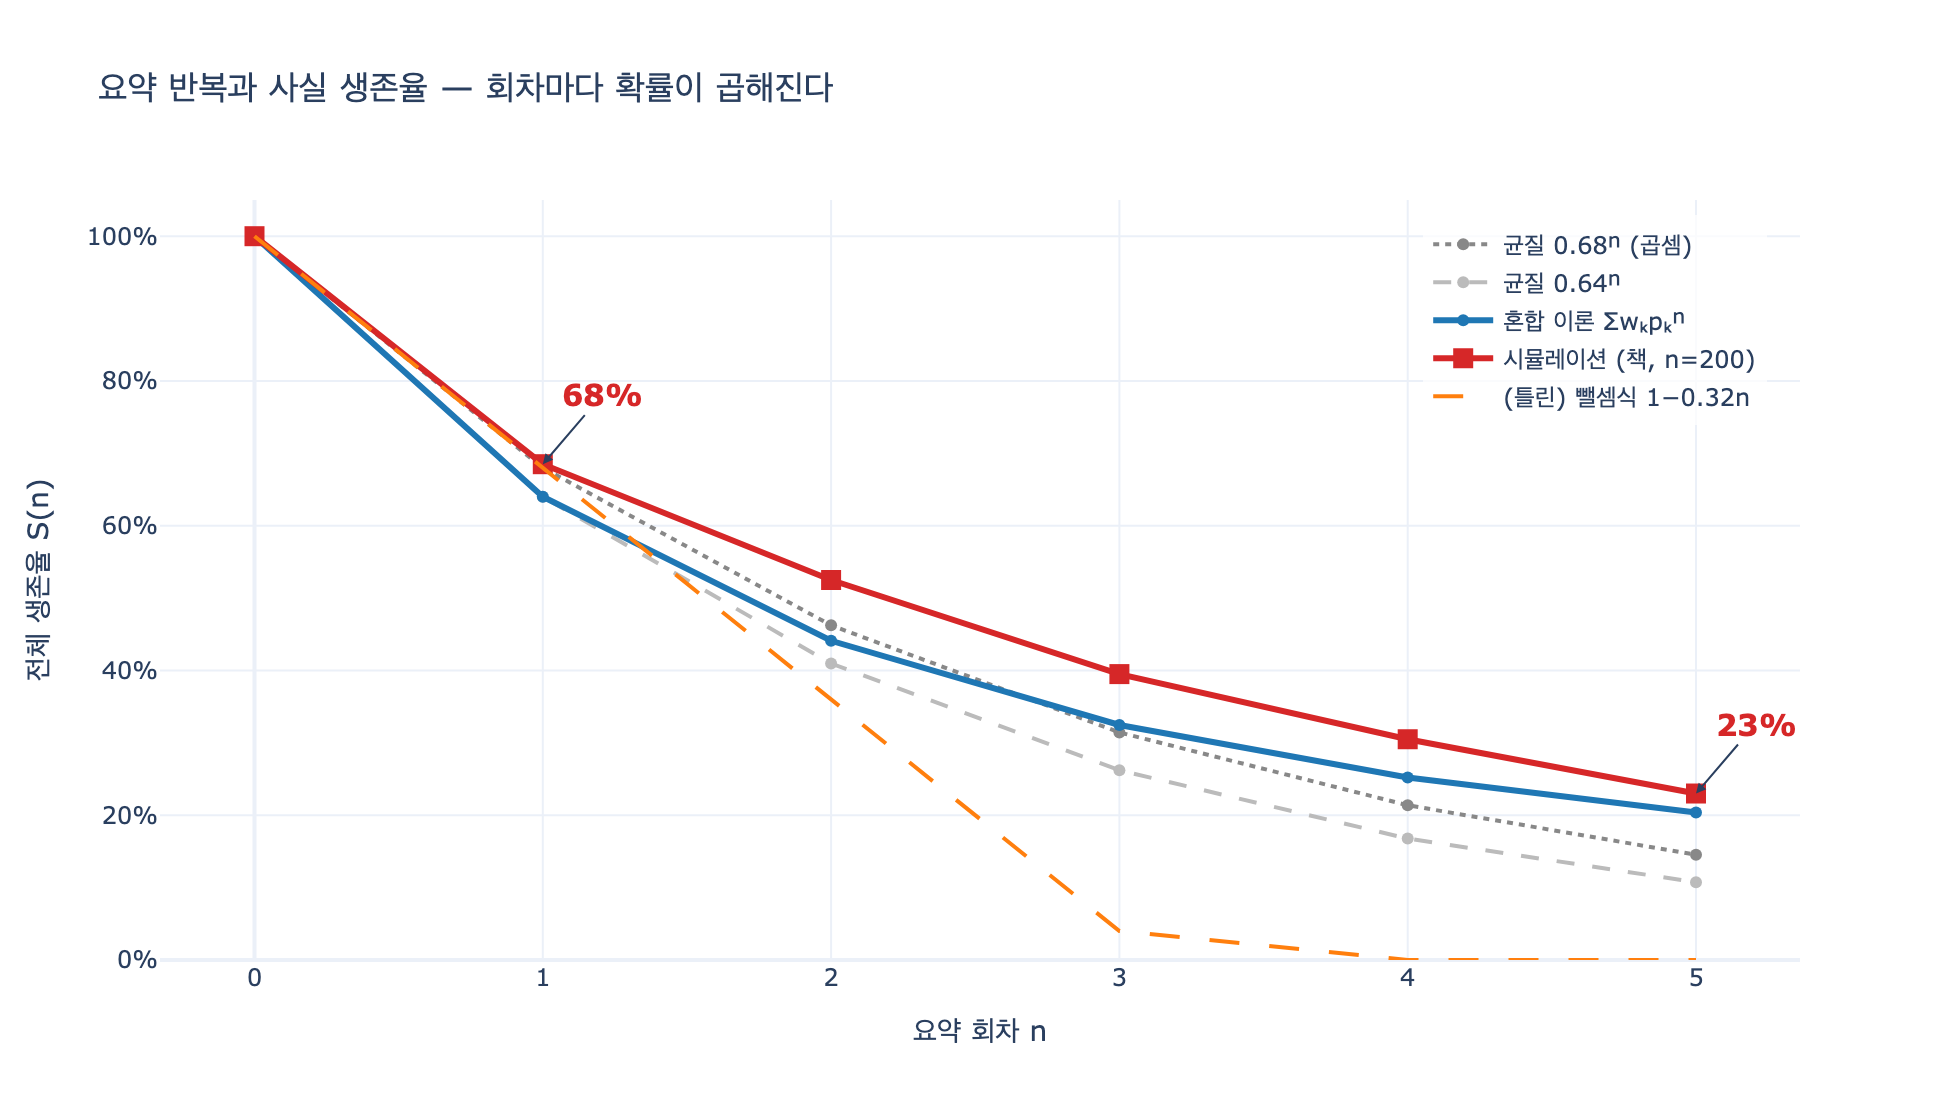

Generate this figure with Python:
# %% [markdown]
# # 요약을 다섯 번 반복하면 전체 생존율은 어떻게 되는가
#
# **답: 한 번은 68%지만 다섯 번이면 23%다. 회차마다 확률이 곱해지기 때문이다.**
#
# 이 스크립트는 그 숫자를 네 단계로 쌓아 올린다.
#
# 1. 곱셈 모형: $S(n) = p^n$ — 왜 뺄셈이 아닌가
# 2. 책의 혼합 모형: 사실 종류마다 생존 확률이 다르다
# 3. 시뮬레이션 재현: 68% / 23%가 실제로 나오는지
# 4. 볼록성(젠센 부등식)과 생존자 편향: 왜 $0.64^5$보다 많이 남는가
#
# 필요 패키지: plotly, kaleido (정적 이미지 저장용). 나머지는 표준 라이브러리.

# %%
import math
import os
import random

import plotly.graph_objects as go


def _show(fig):
    try:
        from IPython import get_ipython

        if get_ipython() is not None:  # VSCode 셀/Jupyter에서만 렌더링
            fig.show()
    except ImportError:
        pass


HERE = os.path.dirname(os.path.abspath(__file__)) if "__file__" in globals() else os.getcwd()
print("작업 폴더:", os.path.basename(HERE))
# 출력: 작업 폴더: c5f821ea-5094-4b82-afc7-4bb6f7f415f7

# %% [markdown]
# ## 1. 곱셈이지 뺄셈이 아니다
#
# 한 번 요약에서 한 사실이 살아남을 확률을 $p$라 하자. 회차가 독립이면
#
# $$S(n) = \underbrace{p \times p \times \cdots \times p}_{n\text{개}} = p^{\,n}$$
#
# 흔한 오해는 "한 번에 32% 잃으니 다섯 번이면 $32\times5=160\%$"라는 뺄셈식 계산이다.
# 이미 사라진 사실은 다시 사라질 수 없으므로 그런 일은 일어나지 않는다.


# %%
def survival_uniform(p, n):
    """모든 사실의 1회 생존 확률이 같을 때의 n회차 생존율."""
    return p**n


p1 = 0.68
print(f"{'회차':>4} {'곱셈모형 p^n':>14} {'(틀린) 뺄셈식':>16}")
for n in range(6):
    wrong = max(0.0, 1 - (1 - p1) * n)
    print(f"{n:>4} {survival_uniform(p1, n):>13.1%} {wrong:>15.1%}")
# 출력:
#   회차     곱셈모형 p^n      (틀린) 뺄셈식
#     0        100.0%          100.0%
#     1         68.0%           68.0%
#     2         46.2%           36.0%
#     3         31.4%            4.0%
#     4         21.4%            0.0%
#     5         14.5%            0.0%
# → 뺄셈식은 4회차에 "전멸"이라고 말한다. 곱셈은 결코 0에 닿지 않지만 지수로 줄어든다.

# %% [markdown]
# ### 반감기
#
# $p^n = 0.5$를 풀면 사실의 절반이 날아가는 데 몇 회차가 걸리는지 나온다.
#
# $$n = \frac{\ln 0.5}{\ln p}$$

# %%
for p in (0.90, 0.68, 0.64, 0.45):
    half = math.log(0.5) / math.log(p)
    print(f"p={p:.2f} → 반감기 {half:.2f}회차")
# 출력:
# p=0.90 → 반감기 6.58회차
# p=0.68 → 반감기 1.80회차
# p=0.64 → 반감기 1.55회차
# p=0.45 → 반감기 0.87회차
# → p=0.68이면 요약 두 번 만에 이미 절반이 사라진다.

# %% [markdown]
# ## 2. 책의 모형: 사실은 한 종류가 아니다
#
# 24장 `ex3_summary_drift.py`는 사실을 다섯 종류로 나누고 종류마다 다른 생존 확률을 준다.
# 비중 $w_k$로 섞으면 $n$회차 생존율의 기댓값은
#
# $$S(n) = \sum_k w_k \, p_k^{\,n}$$

# %%
KINDS = {
    # 종류        (비중, 1회 생존 확률)
    "숫자": (0.20, 0.55),  # 금액·개수 — 요약이 «대략»으로 바꾼다
    "고유명사": (0.20, 0.80),  # 이름 — 비교적 잘 남는다
    "결정": (0.20, 0.90),  # «~하기로 했다» — 요약이 제일 잘 지킨다
    "이유": (0.20, 0.45),  # «왜 그랬나» — 제일 먼저 날아간다
    "제약": (0.20, 0.50),  # «하면 안 된다» — 이것도 잘 날아간다
}
ROUNDS = 5


def survival_mixture(n):
    return sum(w * p**n for w, p in KINDS.values())


p_mean = sum(w * p for w, p in KINDS.values())
print(f"1회 생존 확률의 가중평균 E[p] = {p_mean:.3f}\n")
print(f"{'회차':>4} {'혼합 이론':>10}" + "".join(f"{k:>9}" for k in KINDS))
for n in range(ROUNDS + 1):
    per = "".join(f"{p**n:>9.0%}" for _, p in KINDS.values())
    print(f"{n:>4} {survival_mixture(n):>9.1%}" + per)
# 출력:
# 1회 생존 확률의 가중평균 E[p] = 0.640
#
#   회차      혼합 이론       숫자     고유명사       결정       이유       제약
#     0    100.0%     100%     100%     100%     100%     100%
#     1     64.0%      55%      80%      90%      45%      50%
#     2     44.1%      30%      64%      81%      20%      25%
#     3     32.5%      17%      51%      73%       9%      12%
#     4     25.2%       9%      41%      66%       4%       6%
#     5     20.4%       5%      33%      59%       2%       3%

# %% [markdown]
# ## 3. 시뮬레이션 재현 — 68%와 23%
#
# 책과 같은 시드(사실 생성 5, 압축 99)로 사실 200개를 굴린다.

# %%
N = 200


def make_facts(seed=5):
    rng = random.Random(seed)
    kinds = list(KINDS)
    return [{"id": i, "kind": rng.choice(kinds), "alive": True} for i in range(N)]


def compress(facts, rng):
    for f in facts:
        if f["alive"] and rng.random() > KINDS[f["kind"]][1]:
            f["alive"] = False
    return facts


facts = make_facts()
rng = random.Random(99)
kinds = list(KINDS)
sim_total, sim_per_kind = [], {k: [] for k in kinds}

print(f"{'요약 회차':>8}{'전체 생존':>10}" + "".join(f"{k:>9}" for k in kinds))
print("-" * 62)
for r in range(ROUNDS + 1):
    if r:
        compress(facts, rng)
    alive = sum(f["alive"] for f in facts)
    sim_total.append(alive / N)
    row = ""
    for k in kinds:
        tot = sum(1 for f in facts if f["kind"] == k)
        liv = sum(1 for f in facts if f["kind"] == k and f["alive"])
        sim_per_kind[k].append(liv / tot)
        row += f"{liv / tot:>8.0%}"
    print(f"{r:>8}{alive / N:>9.0%}" + row)
# 출력:
#    요약 회차     전체 생존       숫자     고유명사       결정       이유       제약
# --------------------------------------------------------------
#        0     100%    100%    100%    100%    100%    100%
#        1      68%     63%     74%     90%     49%     55%
#        2      52%     37%     65%     81%     35%     27%
#        3      40%     23%     56%     71%     11%     18%
#        4      30%     11%     47%     63%      5%      6%
#        5      23%      3%     37%     56%      0%      0%
# → 카드의 68%(1회)와 23%(5회)가 그대로 나온다.
# → 더 무서운 건 «이유»와 «제약»이 5회차에 0%라는 점이다.

# %%
# 이론값(64%, 20.4%)과 시뮬 표본값(68%, 23%)의 차이는 표본 오차 범위인가?
se = math.sqrt(N * p_mean * (1 - p_mean)) / N
print(f"1회차 이론 {survival_mixture(1):.1%}, 시뮬 {sim_total[1]:.1%}, 표준오차 ±{se:.1%}")
print(f"차이 {abs(sim_total[1] - survival_mixture(1)) / se:.2f} 표준오차 → 우연 범위")
# 출력:
# 1회차 이론 64.0%, 시뮬 68.5%, 표준오차 ±3.4%
# 차이 1.33 표준오차 → 우연 범위

# %% [markdown]
# ## 4. 왜 $0.64^5 = 10.7\%$가 아니라 20%대인가
#
# 1회 생존율이 64%로 같아도, **모두 똑같이 64%**인 경우와 **평균이 64%인 여러 종류가 섞인** 경우의
# 5회차 결과가 다르다. $f(x)=x^n$이 아래로 볼록($f''(x)=n(n-1)x^{n-2}>0$)하므로 젠센 부등식에 의해
#
# $$\mathbb{E}[p^{\,n}] \;\ge\; \left(\mathbb{E}[p]\right)^{n}$$
#
# $p$가 넓게 흩어져 있을수록 격차가 커진다.

# %%
print(f"{'회차':>4} {'균질 0.64^n':>12} {'혼합 E[p^n]':>12} {'배율':>7}")
for n in range(ROUNDS + 1):
    u, m = survival_uniform(p_mean, n), survival_mixture(n)
    print(f"{n:>4} {u:>11.1%} {m:>11.1%} {m / u:>6.2f}x")
# 출력:
#   회차   균질 0.64^n   혼합 E[p^n]      배율
#     0      100.0%      100.0%   1.00x
#     1       64.0%       64.0%   1.00x
#     2       41.0%       44.1%   1.08x
#     3       26.2%       32.5%   1.24x
#     4       16.8%       25.2%   1.50x
#     5       10.7%       20.4%   1.90x

# %% [markdown]
# ### 생존자 편향: 조건부 생존율이 회차마다 «올라간다»
#
# $$\frac{S(n+1)}{S(n)}$$
#
# 약한 종류(이유·제약)는 이미 전멸했고 튼튼한 종류(결정)만 남았기 때문이다.
# 그래서 "20%나 남았네"는 좋은 소식이 아니다. 남은 20%가 온통 «결론»뿐이라는 뜻이다.

# %%
for n in range(ROUNDS):
    ratio = survival_mixture(n + 1) / survival_mixture(n)
    print(f"{n}회차 → {n + 1}회차 조건부 생존율 {ratio:.3f}")
# 출력:
# 0회차 → 1회차 조건부 생존율 0.640
# 1회차 → 2회차 조건부 생존율 0.689
# 2회차 → 3회차 조건부 생존율 0.736
# 3회차 → 4회차 조건부 생존율 0.777
# 4회차 → 5회차 조건부 생존율 0.808

# %%
# 5회차 생존 사실의 «구성»은 어떻게 바뀌었나 (이론값 기준)
tot5 = survival_mixture(ROUNDS)
print("5회차에 남은 사실의 종류별 구성비:")
for k, (w, p) in KINDS.items():
    print(f"  {k:>6}: 처음 {w:>4.0%} → 남은 것 중 {w * p**ROUNDS / tot5:>5.1%}")
# 출력:
# 5회차에 남은 사실의 종류별 구성비:
#     숫자: 처음  20% → 남은 것 중  4.9%
#  고유명사: 처음  20% → 남은 것 중 32.2%
#     결정: 처음  20% → 남은 것 중 58.0%
#     이유: 처음  20% → 남은 것 중  1.8%
#     제약: 처음  20% → 남은 것 중  3.1%

# %% [markdown]
# ## 5. 대응책을 수식으로 — 요약의 요약을 하지 않으면 지수가 사라진다
#
# 매번 «원문»에서 다시 요약하면 회차가 아무리 늘어도 $S = p$로 고정된다($p^n$이 아니다).
# 원문을 외부에 들고 있어야(오프로딩) 가능한 일이다.

# %%
print(f"{'회차':>4} {'요약의 요약 p^n':>16} {'매번 원문에서 p':>16}")
for n in range(1, ROUNDS + 1):
    print(f"{n:>4} {survival_mixture(n):>15.1%} {survival_mixture(1):>15.1%}")
# 출력:
#   회차   요약의 요약 p^n     매번 원문에서 p
#     1           64.0%           64.0%
#     2           44.1%           64.0%
#     3           32.5%           64.0%
#     4           25.2%           64.0%
#     5           20.4%           64.0%

# %% [markdown]
# ## 6. 그림으로 보기

# %%
x = list(range(ROUNDS + 1))
fig = go.Figure()

fig.add_trace(
    go.Scatter(
        x=x, y=[survival_uniform(p1, n) for n in x], name="균질 0.68ⁿ (곱셈)",
        mode="lines+markers", line=dict(color="#888", dash="dot", width=2),
    )
)
fig.add_trace(
    go.Scatter(
        x=x, y=[survival_uniform(p_mean, n) for n in x], name="균질 0.64ⁿ",
        mode="lines+markers", line=dict(color="#bbb", dash="dash", width=2),
    )
)
fig.add_trace(
    go.Scatter(
        x=x, y=[survival_mixture(n) for n in x], name="혼합 이론 Σwₖpₖⁿ",
        mode="lines+markers", line=dict(color="#1f77b4", width=3),
    )
)
fig.add_trace(
    go.Scatter(
        x=x, y=sim_total, name="시뮬레이션 (책, n=200)",
        mode="lines+markers", line=dict(color="#d62728", width=3),
        marker=dict(size=10, symbol="square"),
    )
)
fig.add_trace(
    go.Scatter(
        x=x, y=[max(0.0, 1 - (1 - p1) * n) for n in x], name="(틀린) 뺄셈식 1−0.32n",
        mode="lines", line=dict(color="#ff7f0e", dash="longdash", width=2),
    )
)

for n, label in ((1, "68%"), (5, "23%")):
    fig.add_annotation(
        x=n, y=sim_total[n], text=f"<b>{label}</b>", showarrow=True, arrowhead=2,
        ax=30, ay=-35, font=dict(size=15, color="#d62728"),
    )

fig.update_layout(
    title="요약 반복과 사실 생존율 — 회차마다 확률이 곱해진다",
    xaxis_title="요약 회차 n",
    yaxis_title="전체 생존율 S(n)",
    yaxis=dict(tickformat=".0%", range=[0, 1.05]),
    xaxis=dict(dtick=1),
    template="plotly_white",
    width=980,
    height=560,
    legend=dict(x=0.98, y=0.98, xanchor="right", yanchor="top", bgcolor="rgba(255,255,255,0.75)"),
)
_show(fig)

out = os.path.join(HERE, "expy.png")
fig.write_image(out, scale=2)
print("저장:", os.path.basename(out))
# 출력: 저장: expy.png

# %%
# 종류별 생존 곡선 — «무엇이» 남는가
fig2 = go.Figure()
palette = {"결정": "#2ca02c", "고유명사": "#1f77b4", "숫자": "#ff7f0e", "제약": "#9467bd", "이유": "#d62728"}
for k in kinds:
    fig2.add_trace(
        go.Scatter(x=x, y=sim_per_kind[k], name=f"{k} (p={KINDS[k][1]})",
                   mode="lines+markers", line=dict(color=palette[k], width=3))
    )
fig2.update_layout(
    title="같은 23% 안에서도 «이유»와 «제약»은 5회차에 0%가 된다",
    xaxis_title="요약 회차 n", yaxis_title="종류별 생존율",
    yaxis=dict(tickformat=".0%", range=[0, 1.05]), xaxis=dict(dtick=1),
    template="plotly_white", width=980, height=520,
)
_show(fig2)
print("종류별 5회차 생존율:", {k: f"{sim_per_kind[k][5]:.0%}" for k in kinds})
# 출력: 종류별 5회차 생존율: {'숫자': '3%', '고유명사': '37%', '결정': '56%', '이유': '0%', '제약': '0%'}

# %% [markdown]
# ## 정리
#
# - 한 번 요약: **68%**. 다섯 번: **23%**. 회차마다 확률이 **곱해지기** 때문이다 ($S(n)=p^n$ 꼴).
# - 균질 모형이라면 $0.64^5 = 10.7\%$까지 떨어졌겠지만, 사실 종류마다 생존 확률이 달라
#   (젠센 부등식) 20%대에서 멈춘다. 좋은 소식이 아니다 — 남은 것이 «결정»에 몰려 있다는 뜻이다.
# - 대응: ① 요약의 요약을 하지 않는다(매번 원문에서 → 지수가 사라진다),
#   ② 보존할 종류를 프롬프트에 못 박아 $p_k$를 1에 가깝게 만든다,
#   ③ 절감률만이 아니라 «참조되는 사실의 잔존율»을 함께 잰다.
